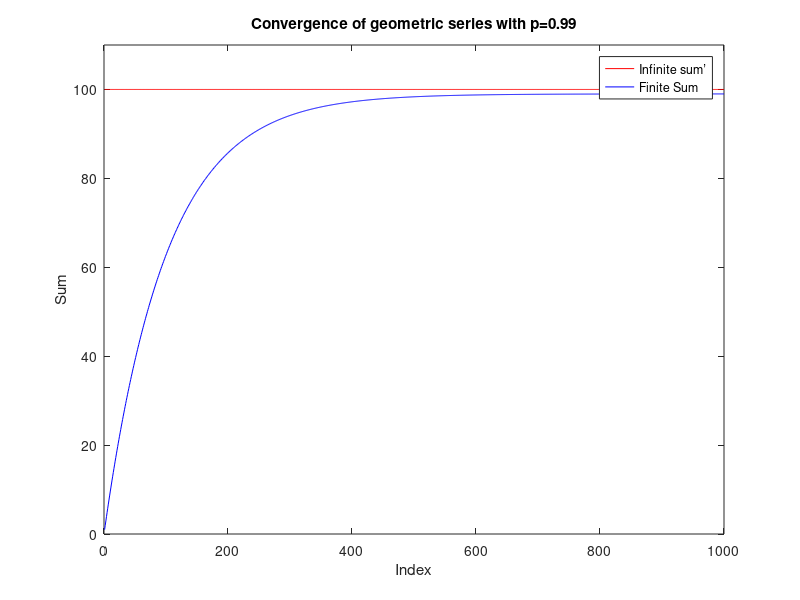
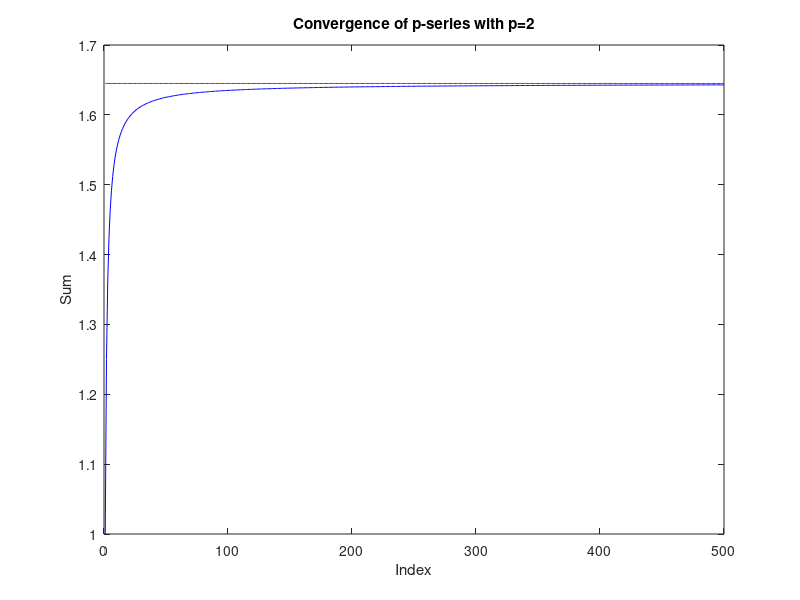

Recreate these plots in MATLAB, in order.
clear; clc;
p = 0.99;
k = 1:1000;
geomSeries = p.^k;
G = 1/(1-p);
figure(1);
y = G*ones(1,1000);
plot(k,y,'r')
hold on
sumGeomSeries = cumsum(geomSeries);
plot(k,sumGeomSeries,'b')
xlabel('Index');
ylabel('Sum');
ylim([0 110]);
title('Convergence of geometric series with p=0.99');
legend('Infinite sum’','Finite Sum');

p = 2;
n = 1:500;
pSeries = 1./(n.^p);
sumPSeries = cumsum(pSeries);
P = pi^2/6;
y = P*ones(500,1);
figure(2)
plot(n,y,'r')
hold on;
plot(n,sumPSeries,'b')
title('Convergence of p-series with p=2');
xlabel('Index');
ylabel('Sum');


